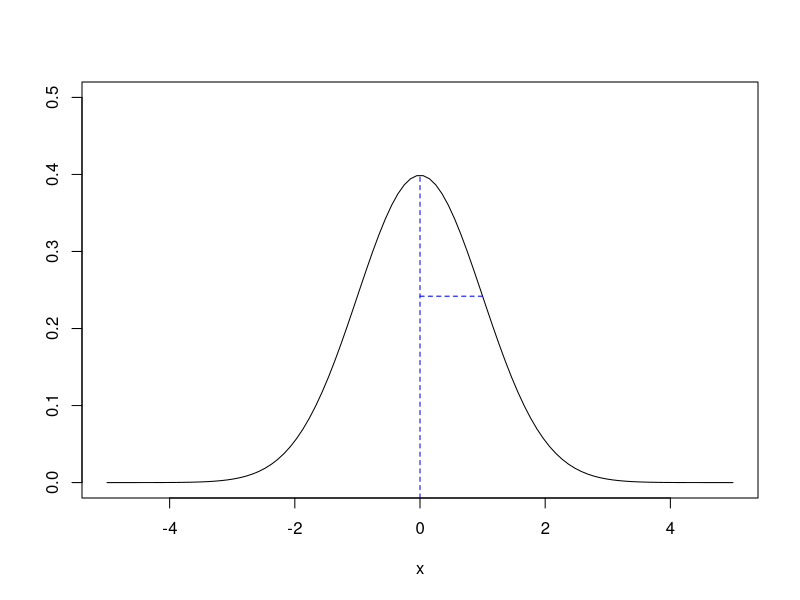
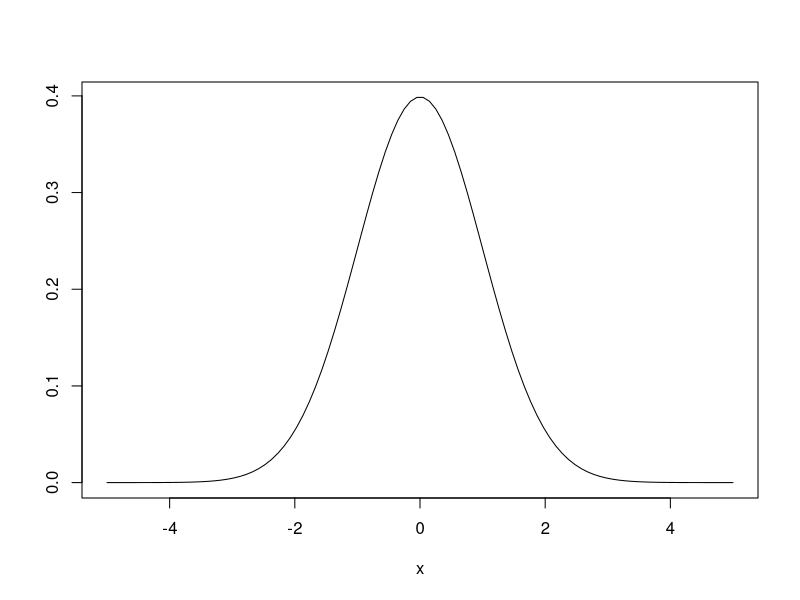

Here is the R script that generated these plots, in order:
xmin <- -5
xmax <- 5
ymin <- 0
ymax <- 0.5

mu <- 0
sd <- 1

xx <- seq(-5,5, length=100)
yy <- dnorm(xx,mu,sd)
plot(xx,yy,type='l', xlim=c(xmin,xmax), ylim=c(ymin,ymax),
	ylab='',xlab='x')
lines(c(mu,mu),c(par('usr')[3],dnorm(0,0,sd)), lty=2, col='blue')
lines(c(mu,mu+sd), dnorm(sd,0,sd)*c(1,1), lty=2, col='blue')

# OR #

plot(xx,yy,type='l', 
	ylab='',xlab='x')